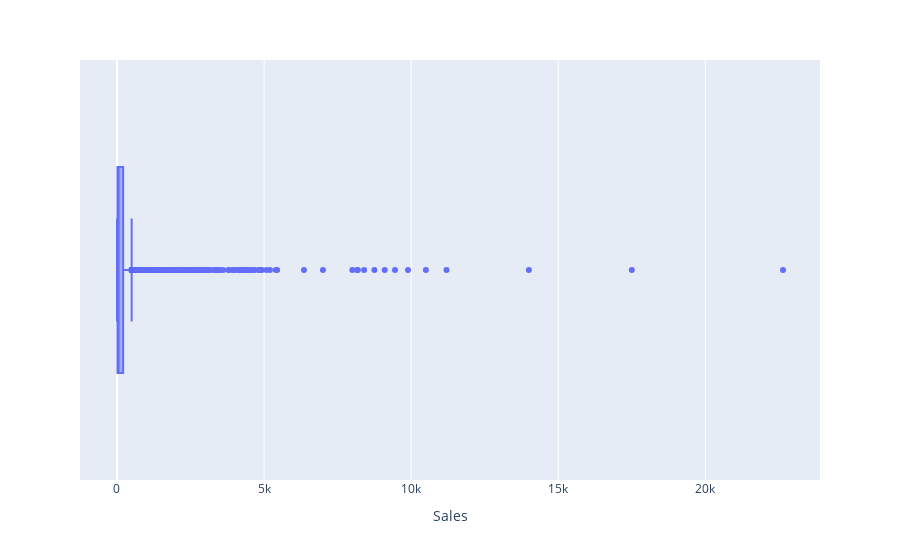

The code cell stored with this chart in its notebook:
### Code cell
px.box(data_frame=sup,x='Sales')

### Figure 1 — Plotly figure (JSON) as saved in the notebook; plotly's stock layout.template omitted (floating-point values rounded to 4 significant figures; data arrays with more than 128 entries replaced by an {"elided": "..."} marker saying what was removed)
{"data": [{"alignmentgroup": "True", "hovertemplate": "Sales=%{x}<extra></extra>", "legendgroup": "", "marker": {"color": "#636efa"}, "name": "", "notched": false, "offsetgroup": "", "orientation": "h", "showlegend": false, "type": "box", "x": {"elided": "9994 float values"}, "x0": " ", "xaxis": "x", "y0": " ", "yaxis": "y"}], "layout": {"boxmode": "group", "legend": {"tracegroupgap": 0}, "margin": {"t": 60}, "xaxis": {"anchor": "y", "domain": [0, 1], "title": {"text": "Sales"}}, "yaxis": {"anchor": "x", "domain": [0, 1]}}}
